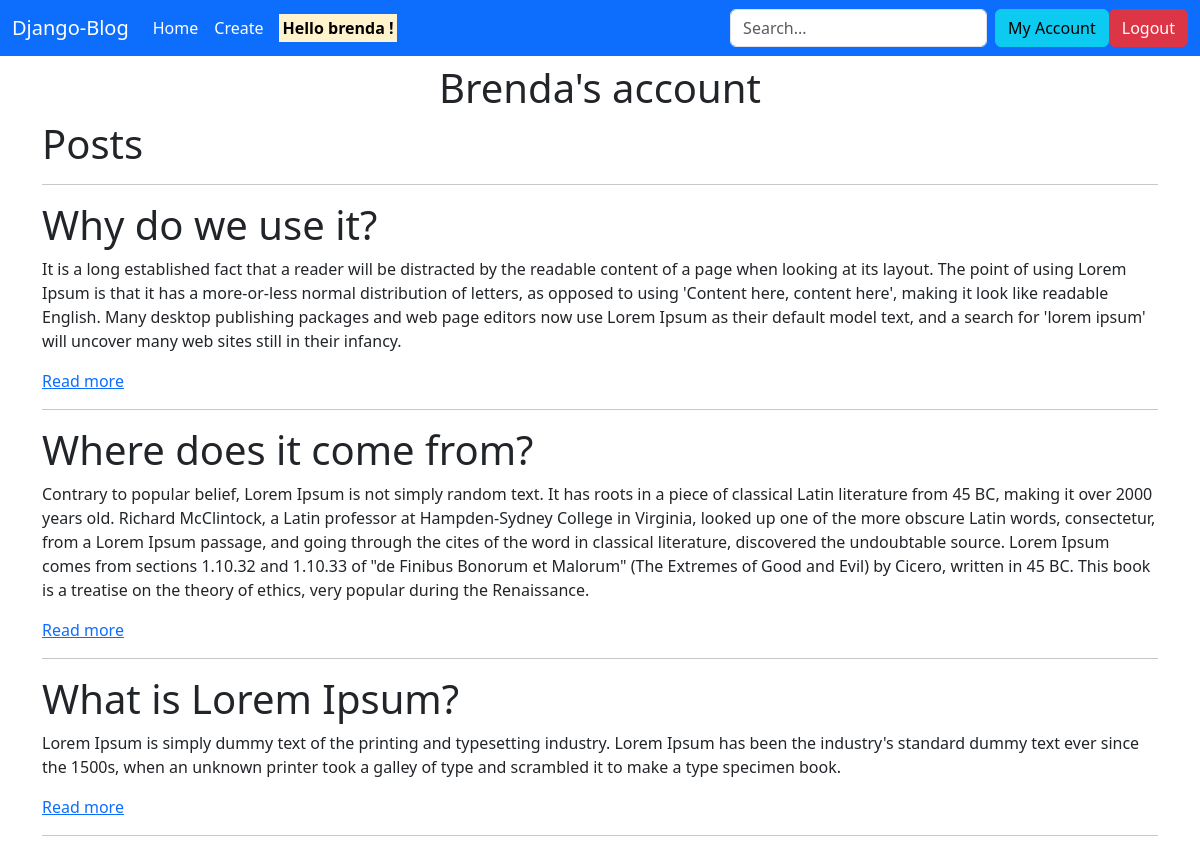
Screenshot of /my_account/ (signed in) with the database file from the repository.
### base/models.py (models this page shows, shortened)
class Post(models.Model):
    title = models.CharField(max_length=100)
    body = models.TextField()
    author = models.ForeignKey(User, on_delete=models.CASCADE)
    created = models.DateTimeField(auto_now_add=True)
    updated = models.DateTimeField(auto_now=True)
    class Meta:
        ordering = ['-created']

### base/views.py (the view)
# urls.py: path('my_account/', views.myAccount, name="my_account"),
@login_required(login_url='login')
def myAccount(request):
    user = request.user
    user_posts = Post.objects.filter(author=user)
    context = {'posts': user_posts}
    context['capitalize_username'] = request.user.username.capitalize()
    return render(request, 'my_account.html', context)

### templates/my_account.html
{% extends './base.html' %} {% block tittle %} My Account {% endblock tittle %}
{% block content %}
<h1 class="text-center mt-2">{{capitalize_username}}'s account</h1>
<div class="container account-container">
  <div class="account-posts">
    <h1 class="mb-2">Posts</h1>
    <hr />
    <div class="posts-wrapper">
      {% for post in posts %}
      <div class="blog">
        <h1>{{post.title}}</h1>
        <p>{{post.body}}</p>
        <a href="{% url 'post_detail' post.id %}">Read more</a>
      </div>
      <hr />
      {% empty %}
      <h1>No posts to show</h1>
      {% endfor %}
    </div>
  </div>
</div>
{% endblock content %}

### templates/navbar.html (shortened to what this page needs)
<nav class="navbar navbar-expand-lg navbar-dark bg-primary">
  <div class="container-fluid">
    <a class="navbar-brand" href="{% url 'index' %}">Django-Blog</a>
    <div class="collapse navbar-collapse" id="navbarColor01">
      <ul class="navbar-nav me-auto">
        <li class="nav-item">
          <a class="nav-link active" href="{% url 'index' %}"
            >Home
          </a>
        </li>
        {% if request.user.is_authenticated %}
        <li class="nav-item">
          <a class="nav-link active" href="{% url 'create_post' %}">Create</a>
        </li>
        <li class="nav-item">
          <a class="nav-link" href="{% url 'index' %}">
            <strong><mark> Hello {{ request.user.username}} !</mark></strong>
          </a>
        </li>
        {% endif %}
      </ul>
      <form class="d-flex" action="" method="GET">
        <input
          class="form-control me-sm-2"
          type="search"
          name="search"
          placeholder="Search..."
        />
      </form>
      {% if request.user.is_authenticated %}
      <a href="{% url 'my_account' %}"
        ><button type="button" class="btn btn-info">My Account</button></a
      >
      <a href="{% url 'logout' %}"
        ><button type="button" class="btn btn-danger">Logout</button></a
      >
      {% endif %}
    </div>
  </div>
</nav>

### rows the page displays
Post: title "Why do we use it?", body "It is a long established fact that a reader will be distracted by the readable content of a page when looking at its layout. The point of using Lorem Ipsum is that it has a more-or-less normal distribution of letters, as opposed to using 'Content here, content here', making it look like readable English. Many desktop publishing packages and web page editors now use Lorem Ipsum as their default model text, and a search for 'lorem ipsum' will uncover many web sites still in their infancy."
Post: title "Where does it come from?", body "Contrary to popular belief, Lorem Ipsum is not simply random text. It has roots in a piece of classical Latin literature from 45 BC, making it over 2000 years old. Richard McClintock, a Latin professor at Hampden-Sydney College in Virginia, looked up one of the more obscure Latin words, consectetur, from a Lorem Ipsum passage, and going through the cites of the word in classical literature, discovered the undoubtable source. Lorem Ipsum comes from sections 1.10.32 and 1.10.33 of \"de Finibus Bonorum et Malorum\" (The Extremes of Good and Evil) by Cicero, written in 45 BC. This book is a treatise on the theory of ethics, very popular during the Renaissance."
Post: title "What is Lorem Ipsum?", body "Lorem Ipsum is simply dummy text of the printing and typesetting industry. Lorem Ipsum has been the industry's standard dummy text ever since the 1500s, when an unknown printer took a galley of type and scrambled it to make a type specimen book."

### other values shown
{{ request.user.username }} "brenda"
{{ capitalize_username }} "Brenda"
